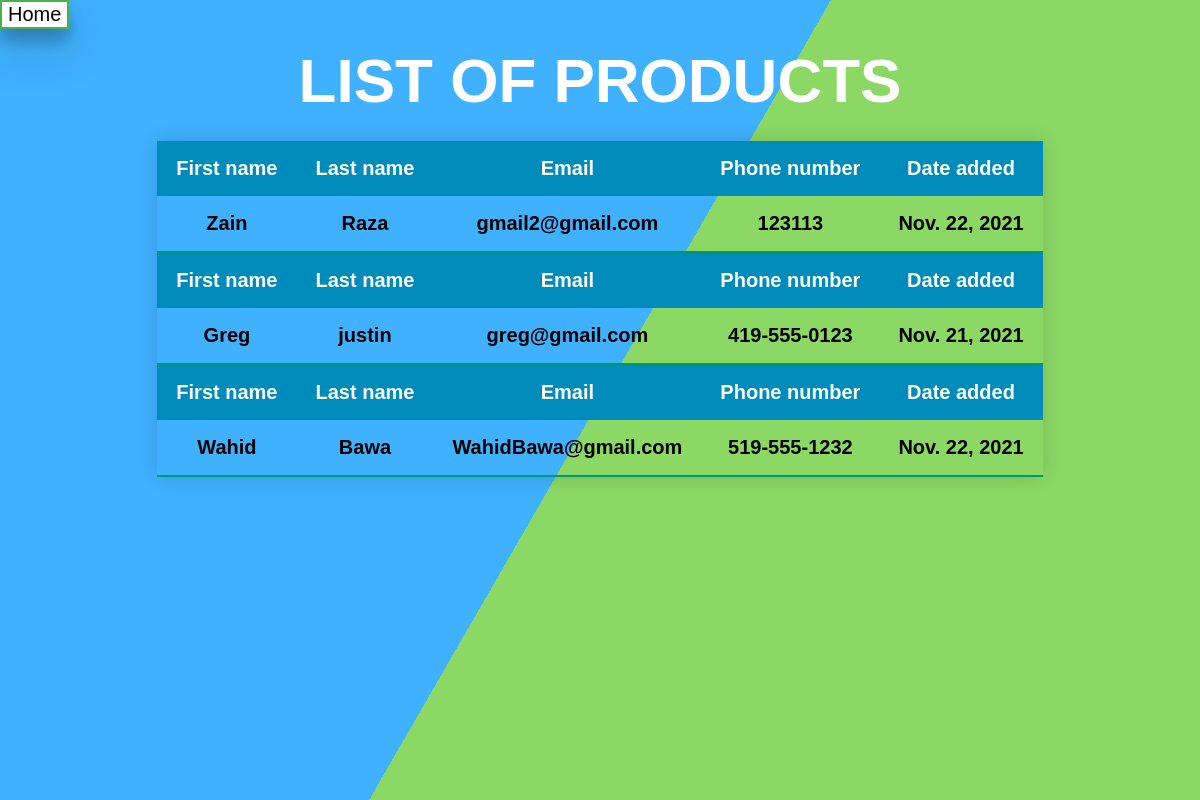
The app's page /website/customer/list, older data.
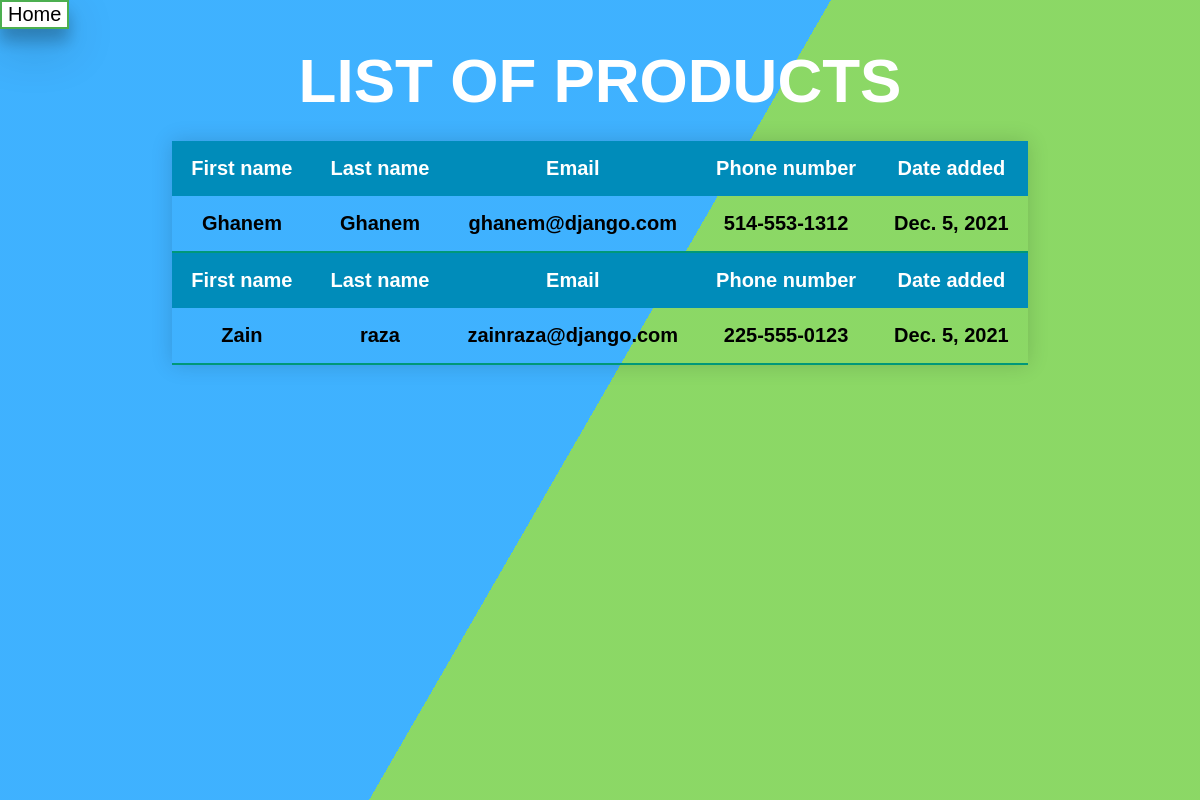
The same page, newer data.
### website/models.py (models this page shows, shortened)
class Customer(models.Model):
    user = models.ForeignKey(User,on_delete=models.CASCADE,null= True)
    first_name = models.CharField(max_length=100)
    last_name = models.CharField(max_length=100)
    phone_number = models.CharField(max_length=12)
    email = models.EmailField(blank=True,null=True)
    date_added = models.DateField(default = datetime.date.today)

### website/views.py (the view)
# urls.py: path('customer/list',customer_list)
def customer_list(request):
    queryset = Customer.objects.all()
    context = {
        'object_list':queryset
    }
    return render (request, "customer/list.html",context)

### website/templates/customer/list.html (shortened to what this page needs)
{% load static %}
{% block content %}
    <div class="bg"></div>
    <div class="bg bg2"></div>
    <link href="{% static 'css/main.css' %}" rel ="stylesheet">
    <form action="http://127.0.0.1:8000/website">
        <button class="button" type="submit"  >Home</button>
    </form>
    <h1>list of products</h1>
<table class="styled-table" >
    {% for instance in object_list %}
        <thead>
            <tr>
                <th style="text-align:center">First name</th>
                <th style="text-align:center">Last name</th>
                <th style="text-align:center">Email</th>
                <th style="text-align:center">Phone number</th>
                <th style="text-align:center">Date added</th>
            </tr>
        </thead>
        <tbody>
            <tr>
                <td>{{ instance.first_name }}</td>
                <td>{{ instance.last_name}}</td>
                <td>{{ instance.email}}</td>
                <td>{{ instance.phone_number}}</td>
                <td>{{ instance.date_added}}</td>
            </tr>
        </tbody>
    {% endfor %}
</table>
{% endblock content %}

Row changes from the older to the newer data that the page shows:
removed Customer: first_name "Greg", last_name "justin", email "greg@gmail.com", phone_number "419-555-0123", date_added "Nov. 21, 2021"
removed Customer: first_name "Wahid", last_name "Bawa", email "WahidBawa@gmail.com", phone_number "519-555-1232", date_added "Nov. 22, 2021"
added Customer: first_name "Ghanem", last_name "Ghanem", email "ghanem@django.com", phone_number "514-553-1312", date_added "Dec. 5, 2021"
changed Customer "Zain": last_name "Raza" → "raza"; email "gmail2@gmail.com" → "zainraza@django.com"; phone_number "123113" → "225-555-0123"; date_added "Nov. 22, 2021" → "Dec. 5, 2021"
